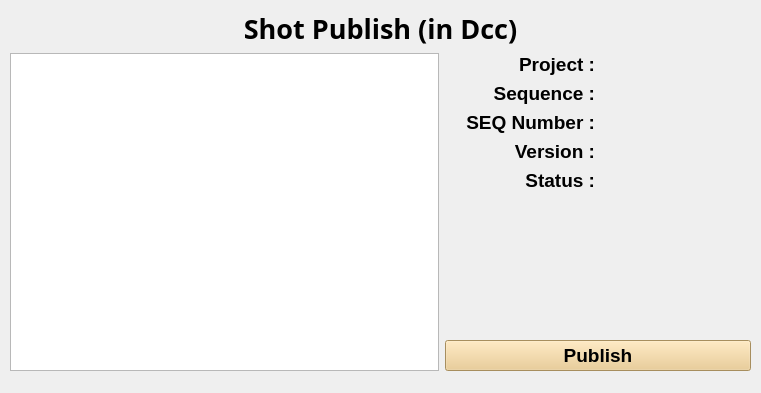
<?xml version="1.0" encoding="UTF-8"?>
<ui version="4.0">
 <class>Form</class>
 <widget class="QWidget" name="Form">
  <property name="windowModality">
   <enum>Qt::WindowModal</enum>
  </property>
  <property name="geometry">
   <rect>
    <x>0</x>
    <y>0</y>
    <width>761</width>
    <height>393</height>
   </rect>
  </property>
  <property name="sizePolicy">
   <sizepolicy hsizetype="Expanding" vsizetype="Expanding">
    <horstretch>0</horstretch>
    <verstretch>0</verstretch>
   </sizepolicy>
  </property>
  <property name="windowTitle">
   <string>Form</string>
  </property>
  <property name="styleSheet">
   <string notr="true"/>
  </property>
  <widget class="QWidget" name="gridLayoutWidget">
   <property name="geometry">
    <rect>
     <x>10</x>
     <y>10</y>
     <width>741</width>
     <height>361</height>
    </rect>
   </property>
   <layout class="QGridLayout" name="gridLayout">
    <item row="1" column="1">
     <layout class="QGridLayout" name="gridLayout_2">
      <item row="5" column="1">
       <widget class="QLabel" name="label_2">
        <property name="sizePolicy">
         <sizepolicy hsizetype="Expanding" vsizetype="Minimum">
          <horstretch>0</horstretch>
          <verstretch>0</verstretch>
         </sizepolicy>
        </property>
        <property name="minimumSize">
         <size>
          <width>100</width>
          <height>0</height>
         </size>
        </property>
        <property name="maximumSize">
         <size>
          <width>150</width>
          <height>16777215</height>
         </size>
        </property>
        <property name="font">
         <font>
          <pointsize>14</pointsize>
          <bold>true</bold>
         </font>
        </property>
        <property name="styleSheet">
         <string notr="true"/>
        </property>
        <property name="text">
         <string>SEQ Number :</string>
        </property>
        <property name="alignment">
         <set>Qt::AlignRight|Qt::AlignTrailing|Qt::AlignVCenter</set>
        </property>
       </widget>
      </item>
      <item row="9" column="1" rowspan="2" colspan="2">
       <widget class="QPushButton" name="pushButton_shotpub">
        <property name="font">
         <font>
          <pointsize>14</pointsize>
          <bold>true</bold>
         </font>
        </property>
        <property name="styleSheet">
         <string notr="true">background-color: rgb(234, 199, 132);</string>
        </property>
        <property name="text">
         <string>Publish</string>
        </property>
       </widget>
      </item>
      <item row="5" column="2">
       <widget class="QLabel" name="label_seq_number">
        <property name="sizePolicy">
         <sizepolicy hsizetype="Expanding" vsizetype="Preferred">
          <horstretch>0</horstretch>
          <verstretch>0</verstretch>
         </sizepolicy>
        </property>
        <property name="minimumSize">
         <size>
          <width>150</width>
          <height>0</height>
         </size>
        </property>
        <property name="maximumSize">
         <size>
          <width>150</width>
          <height>16777215</height>
         </size>
        </property>
        <property name="font">
         <font>
          <pointsize>14</pointsize>
          <bold>true</bold>
         </font>
        </property>
        <property name="styleSheet">
         <string notr="true"/>
        </property>
        <property name="text">
         <string/>
        </property>
        <property name="alignment">
         <set>Qt::AlignCenter</set>
        </property>
       </widget>
      </item>
      <item row="4" column="2">
       <widget class="QLabel" name="label_seq_name">
        <property name="sizePolicy">
         <sizepolicy hsizetype="Expanding" vsizetype="Preferred">
          <horstretch>0</horstretch>
          <verstretch>0</verstretch>
         </sizepolicy>
        </property>
        <property name="minimumSize">
         <size>
          <width>150</width>
          <height>0</height>
         </size>
        </property>
        <property name="maximumSize">
         <size>
          <width>150</width>
          <height>16777215</height>
         </size>
        </property>
        <property name="font">
         <font>
          <pointsize>14</pointsize>
          <bold>true</bold>
         </font>
        </property>
        <property name="styleSheet">
         <string notr="true"/>
        </property>
        <property name="text">
         <string/>
        </property>
        <property name="alignment">
         <set>Qt::AlignCenter</set>
        </property>
       </widget>
      </item>
      <item row="7" column="2">
       <widget class="QLabel" name="label_status">
        <property name="sizePolicy">
         <sizepolicy hsizetype="Expanding" vsizetype="Preferred">
          <horstretch>0</horstretch>
          <verstretch>0</verstretch>
         </sizepolicy>
        </property>
        <property name="minimumSize">
         <size>
          <width>150</width>
          <height>0</height>
         </size>
        </property>
        <property name="maximumSize">
         <size>
          <width>150</width>
          <height>16777215</height>
         </size>
        </property>
        <property name="font">
         <font>
          <pointsize>14</pointsize>
          <bold>true</bold>
         </font>
        </property>
        <property name="styleSheet">
         <string notr="true"/>
        </property>
        <property name="text">
         <string/>
        </property>
        <property name="alignment">
         <set>Qt::AlignCenter</set>
        </property>
       </widget>
      </item>
      <item row="8" column="1" colspan="2">
       <spacer name="verticalSpacer">
        <property name="orientation">
         <enum>Qt::Vertical</enum>
        </property>
        <property name="sizeHint" stdset="0">
         <size>
          <width>20</width>
          <height>40</height>
         </size>
        </property>
       </spacer>
      </item>
      <item row="6" column="1">
       <widget class="QLabel" name="label_3">
        <property name="sizePolicy">
         <sizepolicy hsizetype="Expanding" vsizetype="Minimum">
          <horstretch>0</horstretch>
          <verstretch>0</verstretch>
         </sizepolicy>
        </property>
        <property name="minimumSize">
         <size>
          <width>100</width>
          <height>0</height>
         </size>
        </property>
        <property name="maximumSize">
         <size>
          <width>150</width>
          <height>16777215</height>
         </size>
        </property>
        <property name="font">
         <font>
          <pointsize>14</pointsize>
          <bold>true</bold>
         </font>
        </property>
        <property name="styleSheet">
         <string notr="true"/>
        </property>
        <property name="text">
         <string>Version :</string>
        </property>
        <property name="alignment">
         <set>Qt::AlignRight|Qt::AlignTrailing|Qt::AlignVCenter</set>
        </property>
       </widget>
      </item>
      <item row="4" column="1">
       <widget class="QLabel" name="label">
        <property name="sizePolicy">
         <sizepolicy hsizetype="Expanding" vsizetype="Minimum">
          <horstretch>0</horstretch>
          <verstretch>0</verstretch>
         </sizepolicy>
        </property>
        <property name="minimumSize">
         <size>
          <width>150</width>
          <height>0</height>
         </size>
        </property>
        <property name="maximumSize">
         <size>
          <width>150</width>
          <height>16777215</height>
         </size>
        </property>
        <property name="font">
         <font>
          <family>Cantarell</family>
          <pointsize>14</pointsize>
          <bold>true</bold>
         </font>
        </property>
        <property name="styleSheet">
         <string notr="true"/>
        </property>
        <property name="text">
         <string>Sequence :</string>
        </property>
        <property name="alignment">
         <set>Qt::AlignRight|Qt::AlignTrailing|Qt::AlignVCenter</set>
        </property>
       </widget>
      </item>
      <item row="6" column="2">
       <widget class="QLabel" name="label_version">
        <property name="sizePolicy">
         <sizepolicy hsizetype="Expanding" vsizetype="Preferred">
          <horstretch>0</horstretch>
          <verstretch>0</verstretch>
         </sizepolicy>
        </property>
        <property name="minimumSize">
         <size>
          <width>150</width>
          <height>0</height>
         </size>
        </property>
        <property name="maximumSize">
         <size>
          <width>150</width>
          <height>16777215</height>
         </size>
        </property>
        <property name="font">
         <font>
          <pointsize>14</pointsize>
          <bold>true</bold>
         </font>
        </property>
        <property name="styleSheet">
         <string notr="true"/>
        </property>
        <property name="text">
         <string/>
        </property>
        <property name="alignment">
         <set>Qt::AlignCenter</set>
        </property>
       </widget>
      </item>
      <item row="1" column="0" colspan="3">
       <widget class="QLabel" name="label_title">
        <property name="font">
         <font>
          <family>Khmer OS System</family>
          <pointsize>20</pointsize>
          <bold>true</bold>
         </font>
        </property>
        <property name="styleSheet">
         <string notr="true"/>
        </property>
        <property name="text">
         <string>Shot Publish (in Dcc)</string>
        </property>
        <property name="alignment">
         <set>Qt::AlignCenter</set>
        </property>
       </widget>
      </item>
      <item row="7" column="1">
       <widget class="QLabel" name="label_4">
        <property name="sizePolicy">
         <sizepolicy hsizetype="Expanding" vsizetype="Minimum">
          <horstretch>0</horstretch>
          <verstretch>0</verstretch>
         </sizepolicy>
        </property>
        <property name="minimumSize">
         <size>
          <width>100</width>
          <height>0</height>
         </size>
        </property>
        <property name="maximumSize">
         <size>
          <width>150</width>
          <height>16777215</height>
         </size>
        </property>
        <property name="font">
         <font>
          <pointsize>14</pointsize>
          <bold>true</bold>
         </font>
        </property>
        <property name="styleSheet">
         <string notr="true"/>
        </property>
        <property name="text">
         <string>Status :</string>
        </property>
        <property name="alignment">
         <set>Qt::AlignRight|Qt::AlignTrailing|Qt::AlignVCenter</set>
        </property>
       </widget>
      </item>
      <item row="2" column="1" rowspan="2">
       <widget class="QLabel" name="label_5">
        <property name="sizePolicy">
         <sizepolicy hsizetype="Expanding" vsizetype="Minimum">
          <horstretch>0</horstretch>
          <verstretch>0</verstretch>
         </sizepolicy>
        </property>
        <property name="minimumSize">
         <size>
          <width>150</width>
          <height>0</height>
         </size>
        </property>
        <property name="maximumSize">
         <size>
          <width>150</width>
          <height>16777215</height>
         </size>
        </property>
        <property name="font">
         <font>
          <family>Cantarell</family>
          <pointsize>14</pointsize>
          <bold>true</bold>
         </font>
        </property>
        <property name="styleSheet">
         <string notr="true"/>
        </property>
        <property name="text">
         <string>Project :</string>
        </property>
        <property name="alignment">
         <set>Qt::AlignRight|Qt::AlignTrailing|Qt::AlignVCenter</set>
        </property>
       </widget>
      </item>
      <item row="2" column="2" rowspan="2">
       <widget class="QLabel" name="label_project">
        <property name="sizePolicy">
         <sizepolicy hsizetype="Expanding" vsizetype="Preferred">
          <horstretch>0</horstretch>
          <verstretch>0</verstretch>
         </sizepolicy>
        </property>
        <property name="minimumSize">
         <size>
          <width>150</width>
          <height>0</height>
         </size>
        </property>
        <property name="maximumSize">
         <size>
          <width>150</width>
          <height>16777215</height>
         </size>
        </property>
        <property name="font">
         <font>
          <pointsize>14</pointsize>
          <bold>true</bold>
         </font>
        </property>
        <property name="styleSheet">
         <string notr="true"/>
        </property>
        <property name="text">
         <string/>
        </property>
        <property name="alignment">
         <set>Qt::AlignCenter</set>
        </property>
       </widget>
      </item>
      <item row="2" column="0" rowspan="9">
       <widget class="QTextEdit" name="textEdit_shotcomment">
        <property name="sizePolicy">
         <sizepolicy hsizetype="Preferred" vsizetype="Expanding">
          <horstretch>0</horstretch>
          <verstretch>0</verstretch>
         </sizepolicy>
        </property>
        <property name="minimumSize">
         <size>
          <width>400</width>
          <height>300</height>
         </size>
        </property>
        <property name="maximumSize">
         <size>
          <width>500</width>
          <height>800</height>
         </size>
        </property>
        <property name="font">
         <font>
          <pointsize>12</pointsize>
         </font>
        </property>
        <property name="styleSheet">
         <string notr="true">color: rgb(255, 252, 252);</string>
        </property>
        <property name="verticalScrollBarPolicy">
         <enum>Qt::ScrollBarAlwaysOff</enum>
        </property>
        <property name="sizeAdjustPolicy">
         <enum>QAbstractScrollArea::AdjustToContents</enum>
        </property>
        <property name="documentTitle">
         <string>AssetPublish</string>
        </property>
        <property name="undoRedoEnabled">
         <bool>false</bool>
        </property>
        <property name="readOnly">
         <bool>true</bool>
        </property>
        <property name="html">
         <string>&lt;!DOCTYPE HTML PUBLIC &quot;-//W3C//DTD HTML 4.0//EN&quot; &quot;http://www.w3.org/TR/REC-html40/strict.dtd&quot;&gt;
&lt;html&gt;&lt;head&gt;&lt;meta name=&quot;qrichtext&quot; content=&quot;1&quot; /&gt;&lt;meta charset=&quot;utf-8&quot; /&gt;&lt;title&gt;AssetPublish&lt;/title&gt;&lt;style type=&quot;text/css&quot;&gt;
p, li { white-space: pre-wrap; }
&lt;/style&gt;&lt;/head&gt;&lt;body style=&quot; font-family:'Cantarell'; font-size:12pt; font-weight:400; font-style:normal;&quot;&gt;
&lt;p align=&quot;center&quot; style=&quot;-qt-paragraph-type:empty; margin-top:0px; margin-bottom:0px; margin-left:0px; margin-right:0px; -qt-block-indent:0; text-indent:0px; font-size:14pt;&quot;&gt;&lt;br /&gt;&lt;/p&gt;&lt;/body&gt;&lt;/html&gt;</string>
        </property>
       </widget>
      </item>
     </layout>
    </item>
   </layout>
  </widget>
 </widget>
 <resources/>
 <connections/>
</ui>
